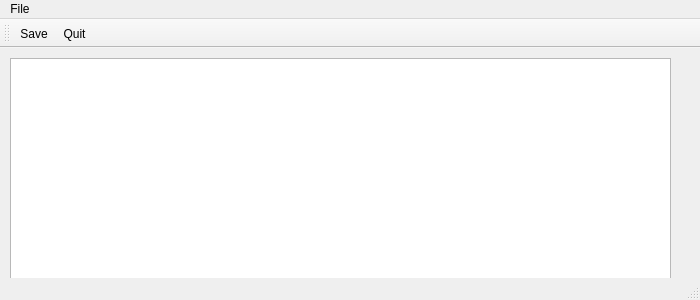
<?xml version="1.0" encoding="UTF-8"?>
<ui version="4.0">
 <class>MainWindow</class>
 <widget class="QMainWindow" name="MainWindow">
  <property name="enabled">
   <bool>true</bool>
  </property>
  <property name="geometry">
   <rect>
    <x>0</x>
    <y>0</y>
    <width>700</width>
    <height>300</height>
   </rect>
  </property>
  <property name="windowTitle">
   <string>MainWindow</string>
  </property>
  <widget class="QWidget" name="centralwidget">
   <widget class="QTextEdit" name="textEdit">
    <property name="geometry">
     <rect>
      <x>10</x>
      <y>10</y>
      <width>661</width>
      <height>221</height>
     </rect>
    </property>
   </widget>
  </widget>
  <widget class="QMenuBar" name="menubar">
   <property name="geometry">
    <rect>
     <x>0</x>
     <y>0</y>
     <width>700</width>
     <height>18</height>
    </rect>
   </property>
   <widget class="QMenu" name="menuFile">
    <property name="title">
     <string>File</string>
    </property>
    <addaction name="actionSave"/>
    <addaction name="actionQuit"/>
   </widget>
   <addaction name="menuFile"/>
  </widget>
  <widget class="QStatusBar" name="statusbar"/>
  <widget class="QToolBar" name="toolBar">
   <property name="windowTitle">
    <string>toolBar</string>
   </property>
   <attribute name="toolBarArea">
    <enum>TopToolBarArea</enum>
   </attribute>
   <attribute name="toolBarBreak">
    <bool>false</bool>
   </attribute>
   <addaction name="actionSave"/>
   <addaction name="actionQuit"/>
  </widget>
  <action name="actionSave">
   <property name="icon">
    <iconset>
     <normaloff>resources/file-save.png</normaloff>resources/file-save.png</iconset>
   </property>
   <property name="text">
    <string>Save</string>
   </property>
  </action>
  <action name="actionQuit">
   <property name="icon">
    <iconset>
     <normaloff>resources/file-exit.png</normaloff>resources/file-exit.png</iconset>
   </property>
   <property name="text">
    <string>Quit</string>
   </property>
  </action>
 </widget>
 <resources/>
 <connections>
  <connection>
   <sender>toolBar</sender>
   <signal>actionTriggered(QAction*)</signal>
   <receiver>MainWindow</receiver>
   <slot>close()</slot>
   <hints>
    <hint type="sourcelabel">
     <x>43</x>
     <y>29</y>
    </hint>
    <hint type="destinationlabel">
     <x>43</x>
     <y>68</y>
    </hint>
   </hints>
  </connection>
  <connection>
   <sender>toolBar</sender>
   <signal>actionTriggered(QAction*)</signal>
   <receiver>MainWindow</receiver>
   <slot>show()</slot>
   <hints>
    <hint type="sourcelabel">
     <x>23</x>
     <y>29</y>
    </hint>
    <hint type="destinationlabel">
     <x>6</x>
     <y>71</y>
    </hint>
   </hints>
  </connection>
 </connections>
</ui>
